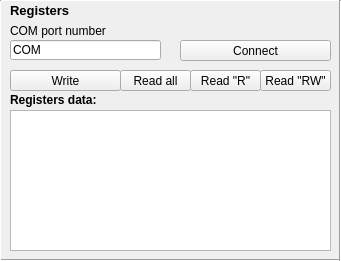
   <widget class="QWidget" name="widget" native="true">
    <property name="geometry">
     <rect>
      <x>300</x>
      <y>230</y>
      <width>341</width>
      <height>261</height>
     </rect>
    </property>
    <property name="sizeIncrement">
     <size>
      <width>0</width>
      <height>0</height>
     </size>
    </property>
    <property name="styleSheet">
     <string notr="true"/>
    </property>
    <widget class="QPushButton" name="com_read_r_butt">
     <property name="geometry">
      <rect>
       <x>190</x>
       <y>70</y>
       <width>71</width>
       <height>21</height>
      </rect>
     </property>
     <property name="text">
      <string>Read &quot;R&quot;</string>
     </property>
    </widget>
    <widget class="QLabel" name="label_20">
     <property name="geometry">
      <rect>
       <x>10</x>
       <y>21</y>
       <width>111</width>
       <height>20</height>
      </rect>
     </property>
     <property name="text">
      <string>COM port number</string>
     </property>
    </widget>
    <widget class="QLabel" name="label_19">
     <property name="geometry">
      <rect>
       <x>10</x>
       <y>0</y>
       <width>101</width>
       <height>21</height>
      </rect>
     </property>
     <property name="font">
      <font>
       <pointsize>10</pointsize>
       <weight>75</weight>
       <bold>true</bold>
      </font>
     </property>
     <property name="text">
      <string>Registers</string>
     </property>
     <property name="textFormat">
      <enum>Qt::AutoText</enum>
     </property>
     <property name="wordWrap">
      <bool>false</bool>
     </property>
    </widget>
    <widget class="QPushButton" name="com_write_butt">
     <property name="geometry">
      <rect>
       <x>10</x>
       <y>70</y>
       <width>111</width>
       <height>21</height>
      </rect>
     </property>
     <property name="text">
      <string>Write</string>
     </property>
    </widget>
    <widget class="QPushButton" name="com_read_rw_butt">
     <property name="geometry">
      <rect>
       <x>260</x>
       <y>70</y>
       <width>71</width>
       <height>21</height>
      </rect>
     </property>
     <property name="text">
      <string>Read &quot;RW&quot;</string>
     </property>
    </widget>
    <widget class="QPushButton" name="com_read_all_butt">
     <property name="geometry">
      <rect>
       <x>120</x>
       <y>70</y>
       <width>71</width>
       <height>21</height>
      </rect>
     </property>
     <property name="text">
      <string>Read all</string>
     </property>
    </widget>
    <widget class="QPlainTextEdit" name="regs_plain_text">
     <property name="geometry">
      <rect>
       <x>10</x>
       <y>110</y>
       <width>321</width>
       <height>141</height>
      </rect>
     </property>
     <property name="readOnly">
      <bool>true</bool>
     </property>
    </widget>
    <widget class="QLabel" name="label_478">
     <property name="geometry">
      <rect>
       <x>10</x>
       <y>90</y>
       <width>101</width>
       <height>20</height>
      </rect>
     </property>
     <property name="font">
      <font>
       <weight>75</weight>
       <bold>true</bold>
      </font>
     </property>
     <property name="text">
      <string>Registers data:</string>
     </property>
    </widget>
    <widget class="QPushButton" name="com_conn_butt">
     <property name="geometry">
      <rect>
       <x>180</x>
       <y>40</y>
       <width>151</width>
       <height>21</height>
      </rect>
     </property>
     <property name="text">
      <string>Connect</string>
     </property>
    </widget>
    <widget class="QLineEdit" name="com_addr">
     <property name="geometry">
      <rect>
       <x>10</x>
       <y>40</y>
       <width>151</width>
       <height>20</height>
      </rect>
     </property>
     <property name="text">
      <string>COM</string>
     </property>
    </widget>
    <widget class="Line" name="line_10">
     <property name="geometry">
      <rect>
       <x>0</x>
       <y>-10</y>
       <width>341</width>
       <height>21</height>
      </rect>
     </property>
     <property name="orientation">
      <enum>Qt::Horizontal</enum>
     </property>
    </widget>
    <widget class="Line" name="line_11">
     <property name="geometry">
      <rect>
       <x>0</x>
       <y>250</y>
       <width>341</width>
       <height>21</height>
      </rect>
     </property>
     <property name="orientation">
      <enum>Qt::Horizontal</enum>
     </property>
    </widget>
    <widget class="Line" name="line_12">
     <property name="geometry">
      <rect>
       <x>330</x>
       <y>0</y>
       <width>20</width>
       <height>261</height>
      </rect>
     </property>
     <property name="orientation">
      <enum>Qt::Vertical</enum>
     </property>
    </widget>
    <widget class="Line" name="line_13">
     <property name="geometry">
      <rect>
       <x>-10</x>
       <y>0</y>
       <width>20</width>
       <height>261</height>
      </rect>
     </property>
     <property name="orientation">
      <enum>Qt::Vertical</enum>
     </property>
    </widget>
   </widget>
